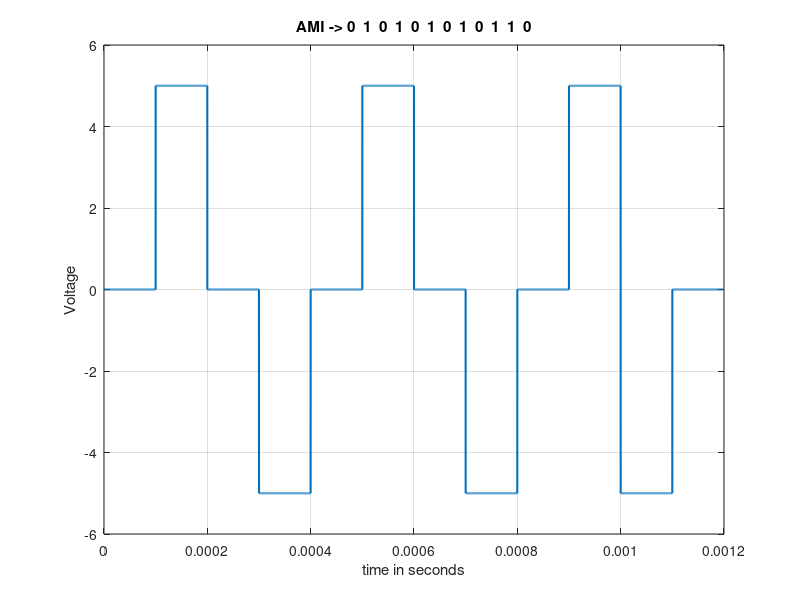

Here is the MATLAB script that generated this plot:
bit_stream = [0 1 0 1 0 1 0 1 0 1 1 0];
no_bits = length(bit_stream);
bit_rate = 5000;
pulse_per_bit = 1;
pulse_duration = 1/((pulse_per_bit)*(bit_rate*2));
no_pulses = no_bits*pulse_per_bit;
samples_per_pulse = 1000;
fs = (samples_per_pulse)/(pulse_duration);
t = 0:1/fs:(no_pulses)*(pulse_duration);
no_samples = length(t);
dig_sig = zeros(1,no_samples);
max_voltage = +5;
avg_voltage = 0;
min_voltage = -5;
last_bit = 0;
for i = 1:no_bits
if bit_stream(i) == 1
if last_bit == 0
dig_sig(((i-1)*(samples_per_pulse)+1):i*(samples_per_pulse)) = max_voltage*ones(1,samples_per_pulse);
last_bit = 1;
else
dig_sig(((i-1)*(samples_per_pulse)+1):i*(samples_per_pulse)) = min_voltage*ones(1,samples_per_pulse);
last_bit = 0;
end
else
dig_sig(((i-1)*(samples_per_pulse)+1):i*(samples_per_pulse)) = avg_voltage*ones(1,samples_per_pulse);
end
end
plot(t,dig_sig,'linewidth',1.5)
grid on
xlabel('time in seconds')
ylabel('Voltage')
ylim([(min_voltage - (max_voltage)*0.2)
(max_voltage+max_voltage*0.2)])
title(['AMI -> ',num2str(bit_stream),''])
